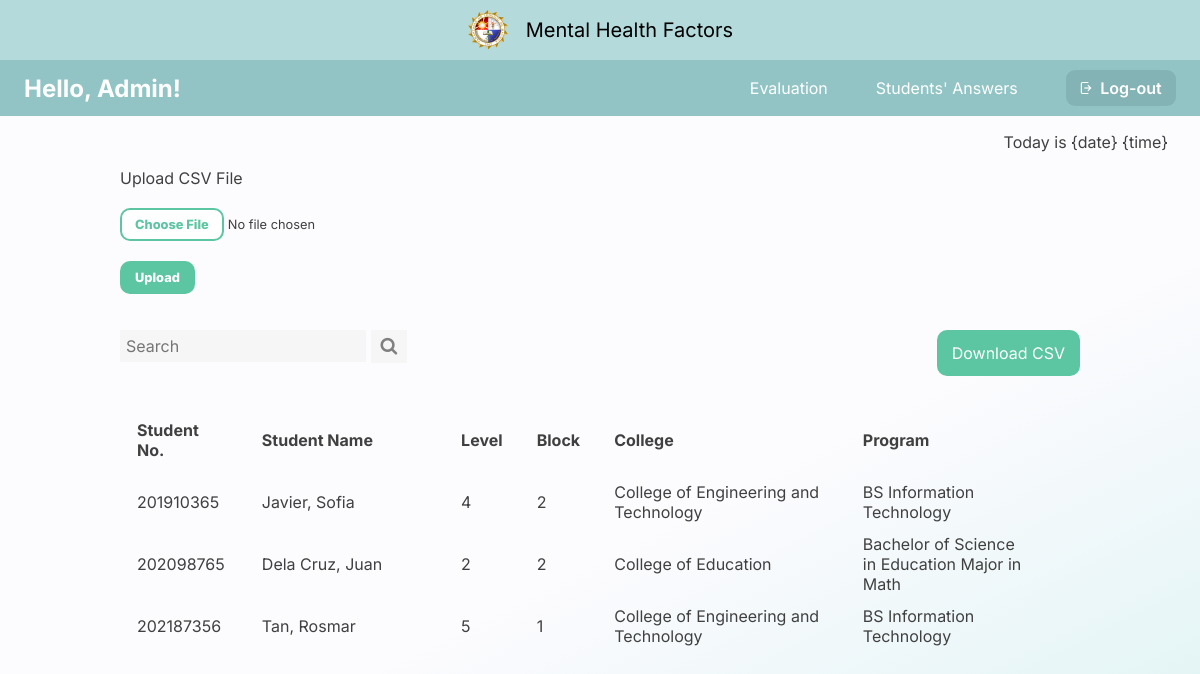
Screenshot of /student_list with the database file from the repository.
### capswebsite/models.py (models this page shows, shortened)
class Answers(models.Model):
    email_error_message = 'Email must be: @plm.edu.ph'
    email_regex = RegexValidator(
    regex=r'^[A-Za-z0-9._%+-]+@plm.edu.ph$',
    message=email_error_message
    )
    ID_error_message = 'Faculty ID must be entered in format: 20XXXXXXX'
    ID_regex = RegexValidator(
        regex=r'^20\d{7}$',
        message=ID_error_message
    )
    Year_CHOICES = (
        ('1', '1'),
        ('2', '2'),
        ('3', '3'),
        ('4', '4'),
        ('5', '5'),
        ('6', '6'),
    )
    email = models.EmailField(verbose_name="Email",max_length=60,validators=[email_regex],blank=True)
    firstName = models.CharField(max_length=100, verbose_name='First Name', null=True,blank=True)
    lastName = models.CharField(max_length=100, verbose_name='Last Name', null=True,blank=True)
    numberID = models.CharField(max_length=100,validators=[ID_regex], verbose_name='Number ID', null=True,blank=True)
    college= models.ForeignKey(College, verbose_name='College',null=True,blank=True,on_delete=models.CASCADE)
    course= models.ForeignKey(Course, verbose_name='Course',null=True,blank=True,on_delete=models.CASCADE)
    year = models.CharField(max_length=10, choices=Year_CHOICES, verbose_name='Year', null=True,blank=True)
    block = models.CharField(max_length=10, verbose_name='Block', null=True,blank=True)
    question1 = models.CharField(max_length=1000, verbose_name="question1",null=True, blank =True)
    question2 = models.CharField(max_length=1000, verbose_name="question2",null=True, blank =True)
    question3 = models.CharField(max_length=1000, verbose_name="question3",null=True, blank =True)
    question4 = models.CharField(max_length=1000, verbose_name="question4",null=True, blank =True)
    question5 = models.CharField(max_length=1000, verbose_name="question5",null=True, blank =True)

class College(models.Model):
    college = models.CharField(max_length=100, verbose_name="College",unique=True,null=True, blank =True)
    def __str__(self):
        return f"{self.college}"

class Course(models.Model):
    college = models.ForeignKey(College, verbose_name='College',null=True,blank=True,on_delete=models.CASCADE)
    course = models.CharField(max_length=100, verbose_name="Course",unique=True,null=True, blank =True)
    def __str__(self):
        return f"{self.course}"

### capswebsite/views.py (the view, shortened to what this page needs)
# urls.py: path('student_list',views.student_list, name="student_list"),
def student_list(request):
    answers = Answers.objects.all
    return render(request,'admin/student_list.html',{'answers':answers})

### capswebsite/templates/admin/student_list.html (shortened to what this page needs)
{% load static %}
{% include 'admin/admin_navbar.html' %}
{% block content %}
    <p class="date-time">Today is {date} {time}</p>
    <form method="post" enctype="multipart/form-data">
        <div class="upload-div">
            <label>Upload CSV File</label>
            <br><br>
            <input class="choose-file" type="file" name="file">
            <br><br>
            <button class="upload-btn" type="submit">Upload</button>
        </div>
    </form>
    <div class="centered-div">
        <div class="top-row">
            <div class="search-container">
                <form action="#">
                <input type="text" placeholder="Search" name="search">
                <button type="submit"><i class="fa fa-search"></i></button>
                </form>
            </div>
            <div class="dl-csv">
                <a href="{% url 'answers_csv'%}"><button class="dl-btn"> Download CSV </button></a>
            </div>
        </div>
        <br><br>
        <table class="stud-list-tbl">
            <thead>
            <tr>
                <td width="12%"> Student No. </td>
                <td width="20%"> Student Name </td>
                <td width="5%"> Level </td>
                <td width="5%"> Block </td>
                <td width="25%"> College </td>
                <td width="20%"> Program </td>
                <td width="2%"></td>
            </tr>
            </thead>
            <tbody>
                {% for students in answers %}
            <tr>
                <td><a href="{% url 'student_answer' students.id %}"> {{students.numberID}} </a></td>
                <td><a href="{% url 'student_answer' students.id %}"> {{students.lastName}}, {{students.firstName}} </a></td>
                <td><a href="{% url 'student_answer' students.id %}"> {{students.year}} </a></td>
                <td><a href="{% url 'student_answer' students.id %}"> {{students.block}} </a></td>
                <td><a href="{% url 'student_answer' students.id %}"> {{students.college}} </a></td>
                <td><a href="{% url 'student_answer' students.id %}"> {{students.course}} </a></td>
            </tr>
            {%endfor%}
            </tbody>
        </table>
    </div>
{% endblock %}

### capswebsite/static/css/admin_navbar.css (style rules this page uses)
body { margin:0px; width: 100%; height: 100%; }

### capswebsite/templates/admin/student_list.html (style rules this page uses)
body { margin: 0px; min-height: 100vh; background: linear-gradient(153.3deg, #FCFBFE 61.32%, #D8F2F2 106.14%); background-repeat: no-repeat; font-family: 'Inter'; font-style: normal; font-weight: 400; font-size: 1em; }
.date-time { font-family: 'Inter'; font-style: normal; font-weight: 400; font-size: 1em; color: #404040; text-align: right; margin-right: 2em; }
.centered-div { margin: 3% 10% 10% 10%; min-height: 270px; }
.top-row { width: auto; }
.search-container { display: inline-block; }
input[type=text] { padding: 6px; border: none; margin: 0px; background: #f6f6f6; font-family: 'Inter'; font-style: normal; font-weight: 400; font-size: 16px; }
.search-container button { padding: 6px 10px; background: #f6f6f6; font-size: 18px; border: none; cursor: pointer; margin: 0px; color: gray; }
.dl-csv { float: right; }
.dl-btn { background-color: #5CC5A2; border: none; color: white; padding: 13px 15px; text-align: center; text-decoration: none; display: inline-block; cursor: pointer; font-family: 'Inter'; font-style: normal; font-weight: 400; font-size: 1em; border-radius: 10px; }
.stud-list-tbl { margin-left: auto; margin-right: auto; width: 100%; table-layout: auto; }
thead td { font-family: 'Inter'; font-style: normal; font-weight: 700; font-size: 16px; color: #404040; padding: 15px; }
tbody td { font-family: 'Inter'; font-style: normal; font-weight: 400; font-size: 16px; color: #404040; padding: 5px 15px; }
td a { text-decoration: none; color:#404040 }
.upload-div { padding: 0% 10%; font-family: 'Inter'; font-style: normal; font-weight: 400; font-size: 1em; color: #404040; }
.choose-file { font-family: 'Inter'; font-style: normal; font-weight: 400; font-size: .8em; color: #404040; }
.upload-btn { background-color: #5CC5A2; border: none; color: white; padding: 9px 15px; text-align: center; text-decoration: none; display: inline-block; cursor: pointer; font-family: 'Inter'; font-style: normal; font-weight: 800; font-size: .8em; border-radius: 10px; }

### rows the page displays
Answers: numberID "201910365", lastName "Javier", firstName "Sofia", year "4", block "2", college "College of Engineering and Technology", course "BS Information Technology"
Answers: numberID "202098765", lastName "Dela Cruz", firstName "Juan", year "2", block "2", college "College of Education", course "Bachelor of Science in Education Major in Math"
Answers: numberID "202187356", lastName "Tan", firstName "Rosmar", year "5", block "1", college "College of Engineering and Technology", course "BS Information Technology"
